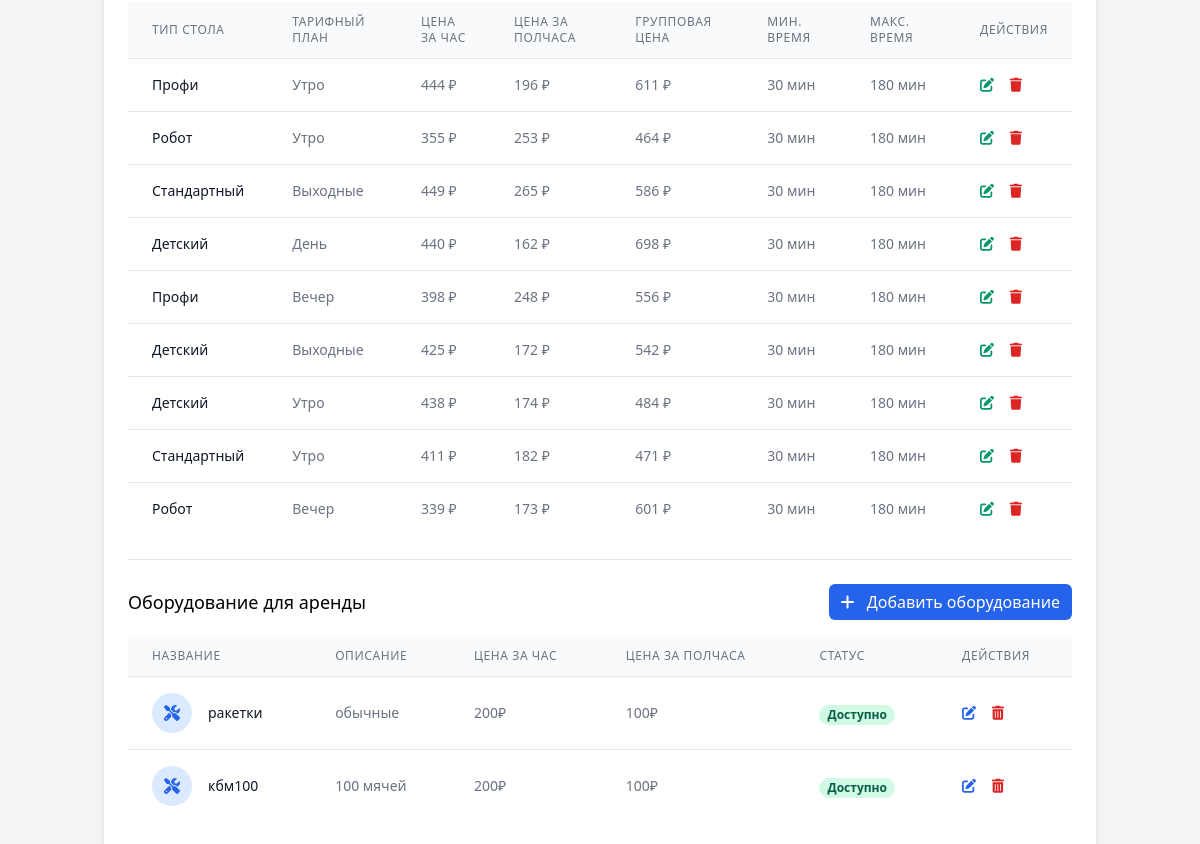
Before: /settings/pricing/ (signed in, middle part) with the older database file.
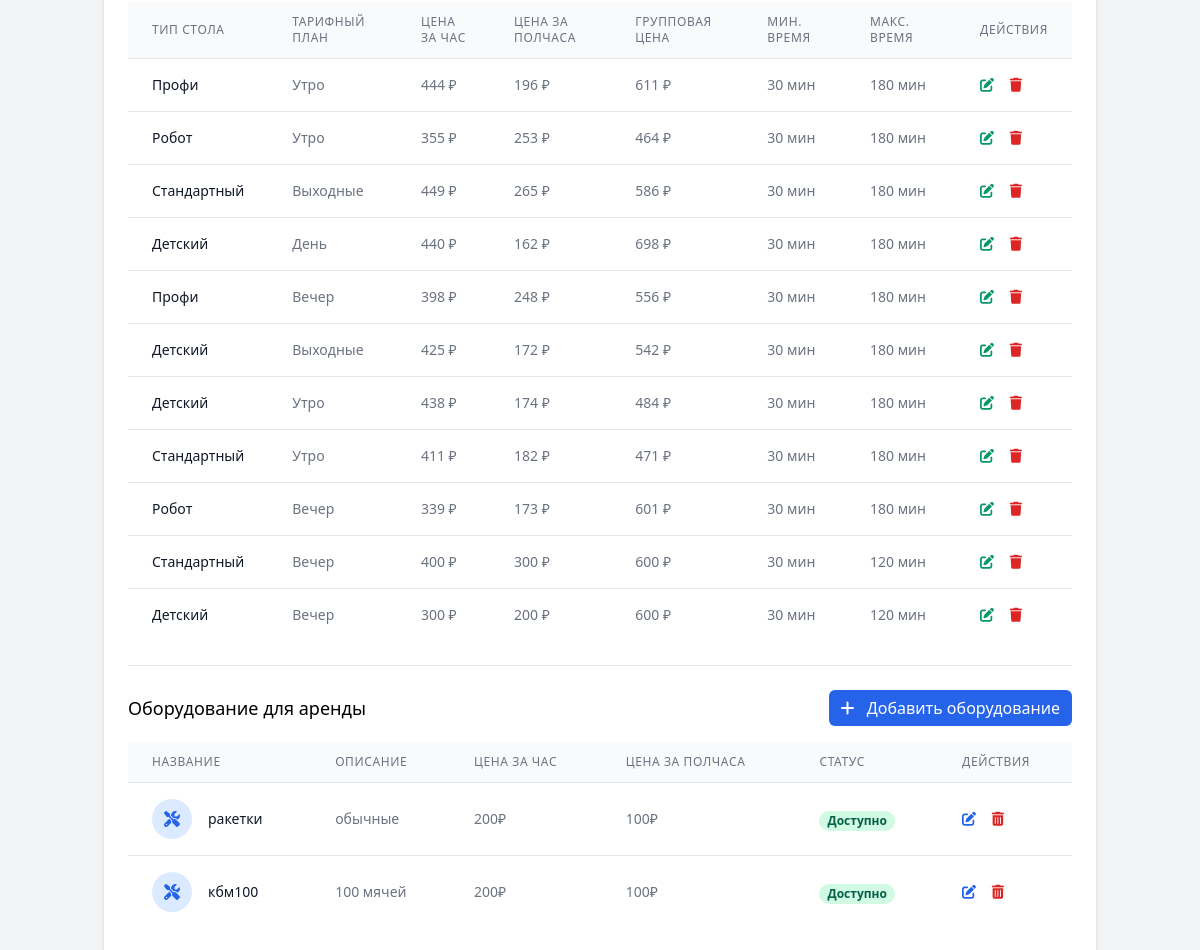
After: the same page with the newer database file.
### pricing/models.py (models this page shows, shortened)
class TableTypePricing(models.Model):
    from admin_settings.models import TableType
    """Цены для типов столов в разных тарифных планах"""
    table_type = models.ForeignKey(TableType, on_delete=models.CASCADE, verbose_name="Тип стола")
    pricing_plan = models.ForeignKey(PricingPlan, on_delete=models.CASCADE, verbose_name="Тарифный план")
    hour_rate = models.PositiveIntegerField(verbose_name="Цена за час (стандарт)",default=400)
    half_hour_rate = models.PositiveIntegerField(verbose_name="Цена за полчаса (стандарт)",default=250)
    hour_rate_group = models.PositiveIntegerField(verbose_name="Цена за час (группа)")
    min_duration = models.PositiveIntegerField(default=30, verbose_name="Минимальная длительность (минуты)")
    max_duration = models.PositiveIntegerField(default=180, verbose_name="Максимальная длительность (минуты)")
    class Meta:
        verbose_name = "Цена типа стола"
        verbose_name_plural = "Цены типов столов"
        unique_together = ('table_type', 'pricing_plan')

class PricingPlan(models.Model):
    name = models.CharField(max_length=100, verbose_name="Название тарифа")
    description = models.TextField(blank=True, verbose_name="Описание тарифа")
    is_default = models.BooleanField(default=False, verbose_name="Тариф по умолчанию")
    valid_from = models.DateField(verbose_name="Действует с")
    valid_to = models.DateField(blank=True, null=True, verbose_name="Действует до")
    time_from = models.TimeField(null=True, blank=True, verbose_name="Начало действия")
    time_to = models.TimeField(null=True, blank=True, verbose_name="Окончание действия")
    weekdays = models.CharField(max_length=13, default="1234567", verbose_name="Дни недели")  # '1' = Пн ... '7' = Вс
    class Meta:
        verbose_name = "Тарифный план"
        verbose_name_plural = "Тарифные планы"
    def __str__(self):
        return self.name

### admin_settings/models.py (models this page shows, shortened)
class TableType(models.Model):
    name = models.CharField(max_length=50, verbose_name="Название типа")
    description = models.TextField(blank=True, verbose_name="Описание")
    max_capacity = models.PositiveIntegerField(default=2, verbose_name="Вместимость")
    class Meta:
        verbose_name = "Тип стола"
        verbose_name_plural = "Типы столов"
    def __str__(self):
        return self.name or f"Стол #{self.name}"

class Equipment(models.Model):
    name = models.CharField(max_length=100, verbose_name="Название")
    description = models.TextField(blank=True, verbose_name="Описание")
    price_per_half_hour = models.PositiveIntegerField(verbose_name="Цена за полчаса аренды", default=200)
    price_per_hour = models.PositiveIntegerField(verbose_name="Цена за час аренды", default=200)
    is_available = models.BooleanField(default=True, verbose_name="Доступно для аренды")
    class Meta:
        verbose_name = "Оборудование"
        verbose_name_plural = "Оборудование"

### admin_settings/views.py (the view, shortened to what this page needs)
# urls.py: path('<str:active_tab>/', ClubSettingsView.as_view(), name='club_settings'),
class ClubSettingsView(LoginRequiredMixin, View):
    template_name = 'admin/admin-settings.html'
    def get(self, request, *args, **kwargs):
        active_tab = kwargs.get('active_tab', 'tables')
        context = self.get_context_data(active_tab)
        return render(request, self.template_name, context)
    def get_context_data(self, active_tab):
        context = {
            'active_tab': active_tab,
            'club_settings': ClubSettings.objects.first() or ClubSettings.objects.create(),
            'notifications': NotificationSettings.objects.first(),
            'settings_form': ClubSettingsForm
        }
        if active_tab == 'tables':
            context.update({
                'tables': Table.objects.all(),
                'table_form': TableForm(),
                'table_type_form': TableTypeForm(),  # Добавьте эту строку
                'table_types': TableType.objects.all(),
            })
        elif active_tab == 'memberships':
            context.update({
                'membership_types': MembershipType.objects.all(),
                'membership_form': MembershipTypeForm(),
            })
        elif active_tab == 'pricing':
            table_types = TableType.objects.all()
            pricing_plans = PricingPlan.objects.all()
            equipment_pricings= Equipment.objects.all()
            context.update({
                'table_types': table_types,
                'table_types_json': serializers.serialize('json', table_types),
                    'pricing_plans': pricing_plans,
                'pricing_plans_json': serializers.serialize('json', pricing_plans),
                'equipment_pricings': equipment_pricings,
                'pricing_plan_form': PricingPlanForm(),
                'table_type_pricing': TableTypePricing.objects.all(),
                'table_type_pricing_form': TableTypePricingForm(),
                'special_offers': SpecialOffer.objects.all(),
                'special_offer_form': SpecialOfferForm(),
                'tables': Table.objects.all(),
                'days_of_week': [
                    {'value': '1', 'label': 'Пн'},
                    {'value': '2', 'label': 'Вт'},
                    {'value': '3', 'label': 'Ср'},
                    {'value': '4', 'label': 'Чт'},
                    {'value': '5', 'label': 'Пт'},
                    {'value': '6', 'label': 'Сб'},
                    {'value': '7', 'label': 'Вс'}
                ],
                'default_weekdays': ['1', '2', '3', '4', '5', '6', '7']
            })
        return context

### templates/admin/admin-settings.html (shortened to what this page needs)
    {% extends 'base.html' %}
    {% load static %}
    {% block content %}
        <main class="container mx-auto px-4 py-8">
            {% if active_tab == 'tables' %}
                {% include 'admin/settings_templates/tables_settings.html' %}
            {% elif active_tab == 'pricing' %}
                {% include 'admin/settings_templates/pricing_settings.html' %}
            {% elif active_tab == 'memberships' %}
                {% include 'admin/settings_templates/memberships_settings.html' %}
            {% elif active_tab == 'schedule' %}
                {% include 'admin/settings_templates/schedule_settings.html' %}
            {% elif active_tab == 'general' %}
                {% include 'admin/settings_templates/general_settings.html' %}
            {% endif %}
        </main>
    {% endblock %}
    {% block extrascripts %}
        {{ block.super }}
    {% endblock %}

### templates/admin/settings_templates/pricing_settings.html (shortened to what this page needs)
<div id="tab-pricing" class="tab-content">
    <div class="bg-white rounded-lg shadow-md p-4 md:p-6 mb-6">
        <div class="space-y-6">
            <div class="border-t pt-4 md:pt-6  modal-content">
                <div class="overflow-x-auto">
                    <table class="min-w-full divide-y divide-gray-200">
                        <thead class="bg-gray-50">
                        <tr>
                            <th class="px-3 py-2 md:px-6 md:py-3 text-left text-xs font-medium text-gray-500 uppercase tracking-wider">
                                Тип стола
                            </th>
                            <th class="px-3 py-2 md:px-6 md:py-3 text-left text-xs font-medium text-gray-500 uppercase tracking-wider hidden sm:table-cell">
                                Тарифный план
                            </th>
                            <th class="px-3 py-2 md:px-6 md:py-3 text-left text-xs font-medium text-gray-500 uppercase tracking-wider">
                                Цена за час
                            </th>
                            <th class="px-3 py-2 md:px-6 md:py-3 text-left text-xs font-medium text-gray-500 uppercase tracking-wider">
                                Цена за полчаса
                            </th>
                            <th class="px-3 py-2 md:px-6 md:py-3 text-left text-xs font-medium text-gray-500 uppercase tracking-wider hidden sm:table-cell">
                                Групповая цена
                            </th>
                            <th class="px-3 py-2 md:px-6 md:py-3 text-left text-xs font-medium text-gray-500 uppercase tracking-wider">
                                Мин. время
                            </th>
                            <th class="px-3 py-2 md:px-6 md:py-3 text-left text-xs font-medium text-gray-500 uppercase tracking-wider hidden sm:table-cell">
                                Макс. время
                            </th>
                            <th class="px-3 py-2 md:px-6 md:py-3 text-left text-xs font-medium text-gray-500 uppercase tracking-wider">
                                Действия
                            </th>
                        </tr>
                        </thead>
                        <tbody class="bg-white divide-y divide-gray-200">
                        {% for pricing in table_type_pricing %}
                            <tr>
                                <td class="px-3 py-3 md:px-6 md:py-4 whitespace-nowrap text-sm font-medium text-gray-900">{{ pricing.table_type }}</td>
                                <td class="px-3 py-3 md:px-6 md:py-4 whitespace-nowrap text-sm text-gray-500 hidden sm:table-cell">{{ pricing.pricing_plan }}</td>
                                <td class="px-3 py-3 md:px-6 md:py-4 whitespace-nowrap text-sm text-gray-500">{{ pricing.hour_rate }}
                                    ₽
                                </td>
                                <td class="px-3 py-3 md:px-6 md:py-4 whitespace-nowrap text-sm text-gray-500">{{ pricing.half_hour_rate }}
                                    ₽
                                </td>
                                <td class="px-3 py-3 md:px-6 md:py-4 whitespace-nowrap text-sm text-gray-500 hidden sm:table-cell">{{ pricing.hour_rate_group }}
                                    ₽
                                </td>
                                <td class="px-3 py-3 md:px-6 md:py-4 whitespace-nowrap text-sm text-gray-500 hidden sm:table-cell">{{ pricing.min_duration }}
                                    мин
                                </td>
                                <td class="px-3 py-3 md:px-6 md:py-4 whitespace-nowrap text-sm text-gray-500 hidden sm:table-cell">{{ pricing.max_duration }}
                                    мин
                                </td>
                                <td class="px-3 py-3 md:px-6 md:py-4 whitespace-nowrap text-sm font-medium">
                                    <button data-edit-pricing="{{ pricing.id }}"
                                            class="text-green-600 hover:text-green-900 mr-2 md:mr-3"><i
                                            class="fas fa-edit"></i>
                                    </button>
                                    <button data-delete-pricing="{{ pricing.id }}"
                                            class="text-red-600 hover:text-red-900">
                                        <i class="fas fa-trash"></i>
                                    </button>
                                </td>
                            </tr>
                        {% endfor %}
                        </tbody>
                    </table>
                </div>
            </div>
            <div class="border-t pt-4 md:pt-6">
                <div class="flex flex-col sm:flex-row sm:justify-between sm:items-center mb-3 md:mb-4">
                    <h3 class="text-base md:text-lg font-medium mb-2 sm:mb-0">Оборудование для аренды</h3>
                    <button data-modal="equipment-pricing"
                            class="bg-blue-600 hover:bg-blue-700 text-white font-medium py-1.5 px-3 rounded-md transition duration-300 text-sm md:text-base">
                        <i class="fas fa-plus mr-1 md:mr-2"></i> Добавить оборудование
                    </button>
                </div>
                <div class="overflow-x-auto">
                    <table class="min-w-full divide-y divide-gray-200">
                        <thead class="bg-gray-50">
                        <tr>
                            <th class="px-3 py-2 md:px-6 md:py-3 text-left text-xs font-medium text-gray-500 uppercase tracking-wider">
                                Название
                            </th>
                            <th class="px-3 py-2 md:px-6 md:py-3 text-left text-xs font-medium text-gray-500 uppercase tracking-wider hidden sm:table-cell">
                                Описание
                            </th>
                            <th class="px-3 py-2 md:px-6 md:py-3 text-left text-xs font-medium text-gray-500 uppercase tracking-wider">
                                Цена за час
                            </th>
                            <th class="px-3 py-2 md:px-6 md:py-3 text-left text-xs font-medium text-gray-500 uppercase tracking-wider">
                                Цена за полчаса
                            </th>
                            <th class="px-3 py-2 md:px-6 md:py-3 text-left text-xs font-medium text-gray-500 uppercase tracking-wider hidden sm:table-cell">
                                Статус
                            </th>
                            <th class="px-3 py-2 md:px-6 md:py-3 text-left text-xs font-medium text-gray-500 uppercase tracking-wider">
                                Действия
                            </th>
                        </tr>
                        </thead>
                        <tbody class="bg-white divide-y divide-gray-200">
                        {% for equip in equipment_pricings %}
                            <tr class="hover:bg-gray-50 transition-colors">
                                <td class="px-3 py-3 md:px-6 md:py-4 whitespace-nowrap">
                                    <div class="flex items-center">
                                        <div class="flex-shrink-0 h-10 w-10 bg-blue-100 rounded-full flex items-center justify-center">
                                            <i class="fas fa-tools text-blue-600"></i>
                                        </div>
                                        <div class="ml-4">
                                            <div class="text-sm font-medium text-gray-900">{{ equip.name }}</div>
                                        </div>
                                    </div>
                                </td>
                                <td class="px-3 py-3 md:px-6 md:py-4 text-sm text-gray-500 hidden sm:table-cell">
                                    {{ equip.description|truncatechars:50 }}
                                </td>
                                <td class="px-3 py-3 md:px-6 md:py-4 whitespace-nowrap text-sm text-gray-500">
                                    {{ equip.price_per_hour }}₽
                                </td>
                                <td class="px-3 py-3 md:px-6 md:py-4 whitespace-nowrap text-sm text-gray-500">
                                    {{ equip.price_per_half_hour }}₽
                                </td>
                                <td class="px-3 py-3 md:px-6 md:py-4 whitespace-nowrap hidden sm:table-cell">
              <span class="px-2 inline-flex text-xs leading-5 font-semibold rounded-full
                {% if equip.is_available %}bg-green-100 text-green-800{% else %}bg-red-100 text-red-800{% endif %}">
                {% if equip.is_available %}Доступно{% else %}Недоступно{% endif %}
              </span>
                                </td>
                                <td class="px-3 py-3 md:px-6 md:py-4 whitespace-nowrap text-sm font-medium">
                                    <button data-edit-equip="{{ equip.id }}"
                                            class="text-blue-600 hover:text-blue-900 mr-2 md:mr-3">
                                        <i class="fas fa-edit"></i>
                                    </button>
                                    <button data-delete-equip="{{ equip.id }}"
                                            class="text-red-600 hover:text-red-900">
                                        <i class="fas fa-trash-alt"></i>
                                    </button>
                                </td>
                            </tr>
                        {% endfor %}
                        </tbody>
                    </table>
                </div>
            </div>
        </div>
    </div>
</div>

Changed rows visible on the page:
added TableTypePricing: table_type "Стандартный", pricing_plan "Вечер", hour_rate "400", half_hour_rate "300", hour_rate_group "600", min_duration "30", max_duration "120"
added TableTypePricing: table_type "Детский", pricing_plan "Вечер", hour_rate "300", half_hour_rate "200", hour_rate_group "600", min_duration "30", max_duration "120"
